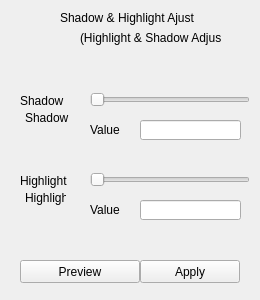
<?xml version="1.0" encoding="UTF-8"?>
<ui version="4.0">
 <class>ShadowHighlightAdjustWidget</class>
 <widget class="QWidget" name="ShadowHighlightAdjustWidget">
  <property name="geometry">
   <rect>
    <x>0</x>
    <y>0</y>
    <width>260</width>
    <height>300</height>
   </rect>
  </property>
  <property name="windowTitle">
   <string>Form</string>
  </property>
  <widget class="QLabel" name="label_2">
   <property name="geometry">
    <rect>
     <x>90</x>
     <y>120</y>
     <width>41</width>
     <height>20</height>
    </rect>
   </property>
   <property name="text">
    <string>Value</string>
   </property>
  </widget>
  <widget class="QPushButton" name="previewBtn">
   <property name="geometry">
    <rect>
     <x>20</x>
     <y>260</y>
     <width>120</width>
     <height>23</height>
    </rect>
   </property>
   <property name="text">
    <string>Preview</string>
   </property>
  </widget>
  <widget class="QLineEdit" name="shadowEdit">
   <property name="geometry">
    <rect>
     <x>140</x>
     <y>120</y>
     <width>101</width>
     <height>20</height>
    </rect>
   </property>
  </widget>
  <widget class="QLabel" name="label">
   <property name="geometry">
    <rect>
     <x>60</x>
     <y>10</y>
     <width>181</width>
     <height>16</height>
    </rect>
   </property>
   <property name="text">
    <string>Shadow &amp; Highlight Ajust</string>
   </property>
  </widget>
  <widget class="QSlider" name="shadowSlider">
   <property name="geometry">
    <rect>
     <x>90</x>
     <y>90</y>
     <width>160</width>
     <height>19</height>
    </rect>
   </property>
   <property name="maximum">
    <number>100</number>
   </property>
   <property name="orientation">
    <enum>Qt::Horizontal</enum>
   </property>
  </widget>
  <widget class="QPushButton" name="applyBtn">
   <property name="geometry">
    <rect>
     <x>140</x>
     <y>260</y>
     <width>100</width>
     <height>23</height>
    </rect>
   </property>
   <property name="text">
    <string>Apply</string>
   </property>
  </widget>
  <widget class="QLabel" name="label_3">
   <property name="geometry">
    <rect>
     <x>80</x>
     <y>30</y>
     <width>141</width>
     <height>16</height>
    </rect>
   </property>
   <property name="text">
    <string>(Highlight &amp; Shadow Adjust)</string>
   </property>
  </widget>
  <widget class="QLabel" name="label_4">
   <property name="geometry">
    <rect>
     <x>20</x>
     <y>90</y>
     <width>61</width>
     <height>21</height>
    </rect>
   </property>
   <property name="text">
    <string>Shadow</string>
   </property>
  </widget>
  <widget class="QLabel" name="label_5">
   <property name="geometry">
    <rect>
     <x>90</x>
     <y>200</y>
     <width>41</width>
     <height>20</height>
    </rect>
   </property>
   <property name="text">
    <string>Value</string>
   </property>
  </widget>
  <widget class="QSlider" name="highlightSlider">
   <property name="geometry">
    <rect>
     <x>90</x>
     <y>170</y>
     <width>160</width>
     <height>19</height>
    </rect>
   </property>
   <property name="maximum">
    <number>100</number>
   </property>
   <property name="orientation">
    <enum>Qt::Horizontal</enum>
   </property>
  </widget>
  <widget class="QLabel" name="label_6">
   <property name="geometry">
    <rect>
     <x>20</x>
     <y>170</y>
     <width>65</width>
     <height>21</height>
    </rect>
   </property>
   <property name="text">
    <string>Highlight</string>
   </property>
  </widget>
  <widget class="QLineEdit" name="highlightEdit">
   <property name="geometry">
    <rect>
     <x>140</x>
     <y>200</y>
     <width>101</width>
     <height>20</height>
    </rect>
   </property>
  </widget>
  <widget class="QLabel" name="label_7">
   <property name="geometry">
    <rect>
     <x>25</x>
     <y>110</y>
     <width>51</width>
     <height>16</height>
    </rect>
   </property>
   <property name="text">
    <string>Shadow</string>
   </property>
  </widget>
  <widget class="QLabel" name="label_8">
   <property name="geometry">
    <rect>
     <x>25</x>
     <y>190</y>
     <width>41</width>
     <height>16</height>
    </rect>
   </property>
   <property name="text">
    <string>Highlight</string>
   </property>
  </widget>
 </widget>
 <resources/>
 <connections/>
</ui>
